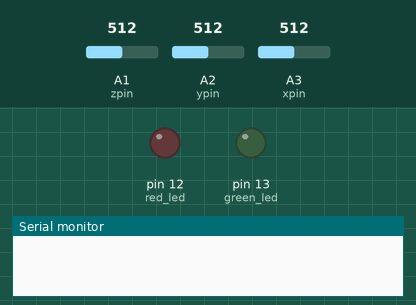
Recording of a sketch running on a simulated Arduino Uno, built with avr-gcc and run on an emulated ATmega328P. On the bench: output pins drawn as LEDs (lit = HIGH), the last lines printed to the serial monitor. The inputs (shaded band) are chosen by the test bench; at power-on: A1 (zpin) = 512, A2 (ypin) = 512, A3 (xpin) = 512.

Above: at 10.1 s.
At 20.7 s:
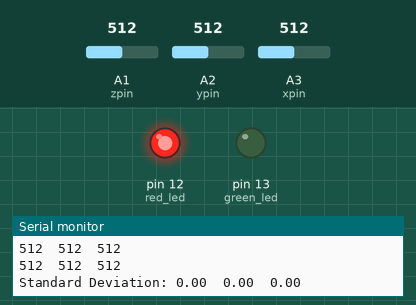
Timing chart, 0 to 27.6 s (numbered marks = the images above):
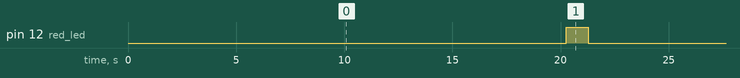

The sketch:

Accel_4.ino
```cpp
#include <math.h>
// these constants describe the pins. They won't change:
const int xpin = A3;                  // x-axis of the accelerometer
const int ypin = A2;                  // y-axis
const int zpin = A1;                  // z-axis (only on 3-axis models)

const int red_led = 12;
const int green_led = 13;
// 2-dimensional array collecting accleration data of x, y, z
const int xyz_size = 20;
int xyz[xyz_size][3] = {0};
// 3-element Array for standard deviation
float xyz_sd[3] = {0};
// Parking-sleep mode starts when it's measured twice in a row
int measured_as_parked_once = 1;

void setup()
{
  // initialize the serial communications:
  Serial.begin(9600);

  //Make sure the analog-to-digital converter takes its reference voltage from
  // the AREF pin
  analogReference(EXTERNAL);

  pinMode(xpin, INPUT);
  pinMode(ypin, INPUT);
  pinMode(zpin, INPUT);
  pinMode(green_led, OUTPUT);
  pinMode(red_led, OUTPUT);
}

/*
 * Measure accleration once a sec.
 * Measure as much as the size of xyz array.
*/
void measure_accleration(){
  int i = 0;
  for(i = 0; i < xyz_size; i++) {
    xyz[i][0] = analogRead(xpin);
    //add a small delay between pin readings.  I read that you should
    //do this but haven't tested the importance
    delay(1);
    xyz[i][1] = analogRead(ypin);
    delay(1);
    xyz[i][2] = analogRead(zpin);
    delay(1000);
  }
}

int get_sum(int a){
  int sum = 0;
  int i = 0;
  for(i = 0; i < xyz_size; i++) {
    sum += xyz[i][a];
  }
  return sum;
}

/*
 * How to get deviation:
 * 1. Get the Mean - simple average
 * 2. For each item, subtract the Mean and square the result.
 * 3. Get the average of those squared results. (= Variance)
 * 4. Standard Deviation = Sqrt(Variance)
*/
void get_deviation(){
  // Get mean for x, y, and z separately

  int x_mean = get_sum(0) / xyz_size;
  int y_mean = get_sum(1) / xyz_size;
  int z_mean = get_sum(2) / xyz_size;

  int x_variance = 0;
  int y_variance = 0;
  int z_variance = 0;

  // Sum up (each value - Mean)^2
  int i = 0;
  for(i = 0; i < xyz_size; i++) {
    x_variance += pow(xyz[i][0] - x_mean, 2);
    y_variance += pow(xyz[i][1] - y_mean, 2);
    z_variance += pow(xyz[i][2] - z_mean, 2);
  }

  // Get average/variance
  x_variance /= xyz_size;
  y_variance /= xyz_size;
  z_variance /= xyz_size;

  xyz_sd[0] = sqrt(x_variance);
  xyz_sd[1] = sqrt(y_variance);
  xyz_sd[2] = sqrt(z_variance);
}

void print_xyz(){
  int i = 0;
  for(i = 0; i < xyz_size; i++){
    //Serial.print("x: %d  y: %d  z: %d", xyz[i][0], xyz[i][1], xyz[i][2]);
    Serial.print(xyz[i][0]);
    Serial.print("\t");
    Serial.print(xyz[i][1]);
    Serial.print("\t");
    Serial.print(xyz[i][2]);
    Serial.print("\n");
  }
}

/*
 * As a parameter, it gets a 2-d array (I'm using a global variable now)
 * e.g. [(x, y, z), (x2, y2, z2), (x3, y3, z3), (x4, y4, z4)]
 * Get deviation. If deviation < x then return True.
*/
int is_parked(){
  measure_accleration();
  get_deviation();
  print_xyz();
  Serial.print("Standard Deviation: ");
  Serial.print(xyz_sd[0]);
  Serial.print("\t");
  Serial.print(xyz_sd[1]);
  Serial.print("\t");
  Serial.print(xyz_sd[2]);
  Serial.print("\n");
  if(xyz_sd[0] + xyz_sd[1] + xyz_sd[2] < 30) {
    return 1;
  }else{
    return 0;
  }
}

void loop()
{
  // If the car is driving, wait for 40 seconds
  // i.e. when driving, measure once a minute
  if(is_parked() == 0){
    /* Parker might have been moved by accident.
     * Don't turn on the driving mode yet.
     * Check once more. */
    if(measured_as_parked_once == 1){
      measured_as_parked_once = 0;
      Serial.print("The car seems to be driving\n Check once again\n");
    }else{
    digitalWrite(green_led, HIGH);
    delay(1000);
    digitalWrite(green_led, LOW);
    //delay(40000);

    Serial.print("The car is driving\n");
    }
  }else{
    if(measured_as_parked_once == 1){
      // If the car is parked, measure every 4 min.
      digitalWrite(red_led, HIGH);
      delay(1000);
      digitalWrite(red_led, LOW);
      Serial.print("The car is parked\n");
      //delay(240000);
    }else{
      measured_as_parked_once = 1;
      Serial.print("The car seems to be parked\n");
      Serial.print("Check once again\n");
    }
  }
}
```

Measured:
- by itself, pin 12 (red_led): alternates HIGH for 1.0 s and LOW for 20.3 s
